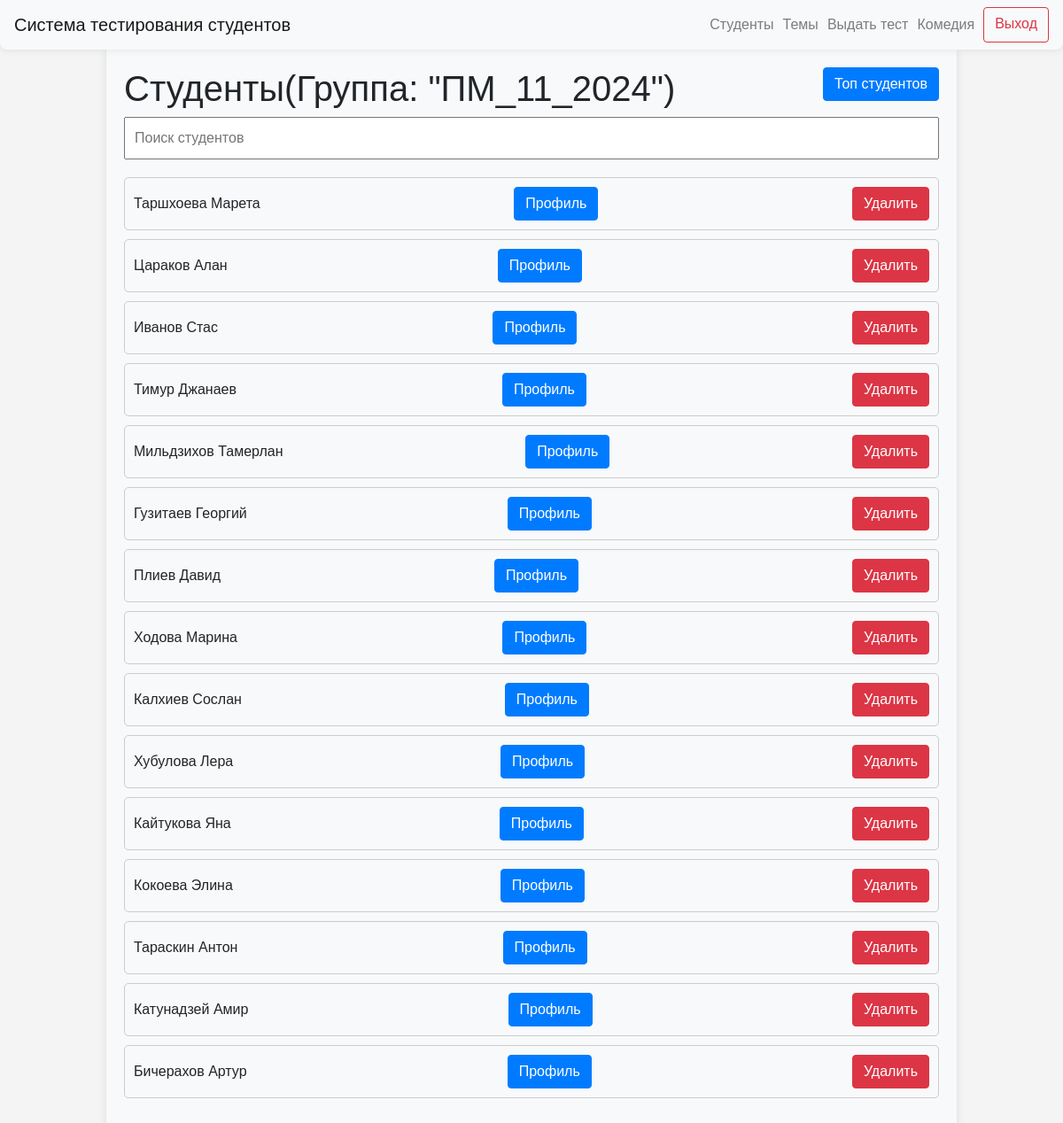
/groups/1 (signed in), run on the app's committed database.
### data/users.py (models this page shows)
class User(SqlAlchemyBase, UserMixin, SerializerMixin):
    __tablename__ = "users"
    id = sqlalchemy.Column(
        sqlalchemy.Integer,
        primary_key=True,
        autoincrement=True,
    )
    name = sqlalchemy.Column(
        sqlalchemy.String,
        nullable=True,
    )
    group_id = sqlalchemy.Column(
        sqlalchemy.Integer,
        sqlalchemy.ForeignKey(
            "groups.id",
            ondelete="CASCADE",
        ),
        nullable=False,
    )
    date_of_birth = sqlalchemy.Column(
        sqlalchemy.Date,
        nullable=False,
    )
    user_level = sqlalchemy.Column(
        sqlalchemy.String,
        default="student",
    )

class Group(SqlAlchemyBase, SerializerMixin):
    __tablename__ = "groups"
    id = sqlalchemy.Column(
        sqlalchemy.Integer,
        primary_key=True,
        autoincrement=True,
    )
    name = sqlalchemy.Column(
        sqlalchemy.String,
        nullable=False,
    )

### server.py (the view)
@app.route("/groups/<int:group_id>")
@login_required
def students_by_group_id(group_id):
    if current_user.user_level == "admin":
        db_sess = db_session.create_session()
        group = db_sess.query(Group).filter(Group.id == group_id).first()
        students_by_group = db_sess.query(User).filter(User.user_level == "student", User.group_id == group_id).all()
        return render_template(
            "students_by_group.html",
            title=f"Студенты группы {group.name}",
            students=students_by_group,
            group_name=group.name,
        )
    abort(403)

### data/db_session.py (called while the page is built)
def create_session() -> Session:
    global __factory
    return __factory()

### server.py (called while the page is built)
@login_manager.user_loader
def load_user(user_id):
    db_sess = db_session.create_session()
    return db_sess.query(User).get(user_id)

### templates/students_by_group.html (shortened to what this page needs)
{% extends "base.html" %}
{% block content %}
<body>
<h1>Студенты(Группа: "{{ group_name }}")<a type="button" class="btn btn-primary" style="float: right;" href="/top_students">Топ студентов</a></h1>
<input type="text" id="searchInput" onkeyup="searchTests()" placeholder="Поиск студентов">
<ul id="testList">
    {% for student in students %}
    <li class="testItem">{{ student.name }}
        <div class="buttons-container"><a type="button" class="btn btn-primary" href="/personal_cabinet/{{ student.id }}">Профиль</a></div>
        <div class="buttons-container"><a type="button" class="btn btn-danger" href="/users/{{ student.id }}/delete">Удалить</a></div>
    </li>
    {% endfor %}
</ul>
</body>
{% endblock %}

### templates/base.html (shortened to what this page needs)
<!doctype html>
<html lang="en">
<head>
    <link rel="stylesheet"
          href="https://stackpath.bootstrapcdn.com/bootstrap/4.4.1/css/bootstrap.min.css"
>
    <link rel="stylesheet" type="text/css" href="../static/css/style.css">
</head>
<body>
<header>
    <nav class="navbar navbar-light bg-light custom-navbar">
        <a class="navbar-brand" href="/">Система тестирования студентов</a>
        {% if current_user.is_authenticated %}
        <div class="d-flex flex-row-reverse">
            <a class="btn btn-outline-danger spaced-element" style="margin-left: 10px; text-align: center;"
               href="/logout">Выход</a>
            {% if current_user.user_level == 'admin' %}
            <a class="navbar-text" style="margin-left: 10px; text-align: center;">{{ current_user.name }}</a>
            <a class="navbar-text" style="margin-left: 10px; text-align: center;" href="/select_group_for_test">Выдать тест</a>
            <a class="navbar-text" style="margin-left: 10px; text-align: center;" href="/topics">Темы</a>
            <a class="navbar-text" style="margin-left: 10px; text-align: center;" href="/groups">Студенты</a>
            {% else %}
            <a class="navbar-text" style="margin-left: 10px; text-align: center;" href="{{ url_for('personal_cabinet', user_id=current_user.id) }}">{{ current_user.name }}</a>
            {% endif %}
        </div>
        {% endif %}
    </nav>
</header>
<main role="main" class="container">
    {% block content %}
    {% endblock %}
</main>
</body>
</html>

### static/css/style.css (style rules this page uses)
body { font-family: Arial, sans-serif; margin: 0; padding: 0; background-color: #f4f4f4; }
.custom-navbar { margin: 0 auto; background-color: #f8f9fa; border-radius: 0 0 8px 8px; box-shadow: 0 0 10px rgba(0,0,0,0.1); }

### templates/students_by_group.html (style rules this page uses)
body { font-family: Arial, sans-serif; margin: 0; padding: 0; background-color: #f4f4f4; }
.container { width: 80%; margin: 0 auto; padding: 20px; background-color: #f8f9fa; border-radius: 0 0 8px 8px; box-shadow: 0 0 10px rgba(0,0,0,0.1); }
#searchInput { width: 100%; padding: 10px; margin-bottom: 20px; font-size: 16px; }
#testList { list-style-type: none; padding: 0; }
.testItem { border: 1px solid #ccc; border-radius: 5px; padding: 10px; margin-bottom: 10px; }
.testItem { display: flex; justify-content: space-between; align-items: center; border: 1px solid #ccc; border-radius: 5px; padding: 10px; margin-bottom: 10px; }
.testItem a { margin-left: auto; }
.buttons-container { display: flex; gap: 10px; }

### data on the page
User: name "Комедия"
Group: name "ПМ_11_2024"
User: name "Таршхоева Марета"
User: name "Цараков Алан"
User: name "Иванов Стас"
User: name "Тимур Джанаев"
User: name "Мильдзихов Тамерлан"
User: name "Гузитаев Георгий"
User: name "Плиев Давид"
User: name "Ходова Марина"
User: name "Калхиев Сослан"
User: name "Хубулова Лера"
User: name "Кайтукова Яна"
User: name "Кокоева Элина"
User: name "Тараскин Антон"
User: name "Катунадзей Амир"
User: name "Бичерахов Артур"
